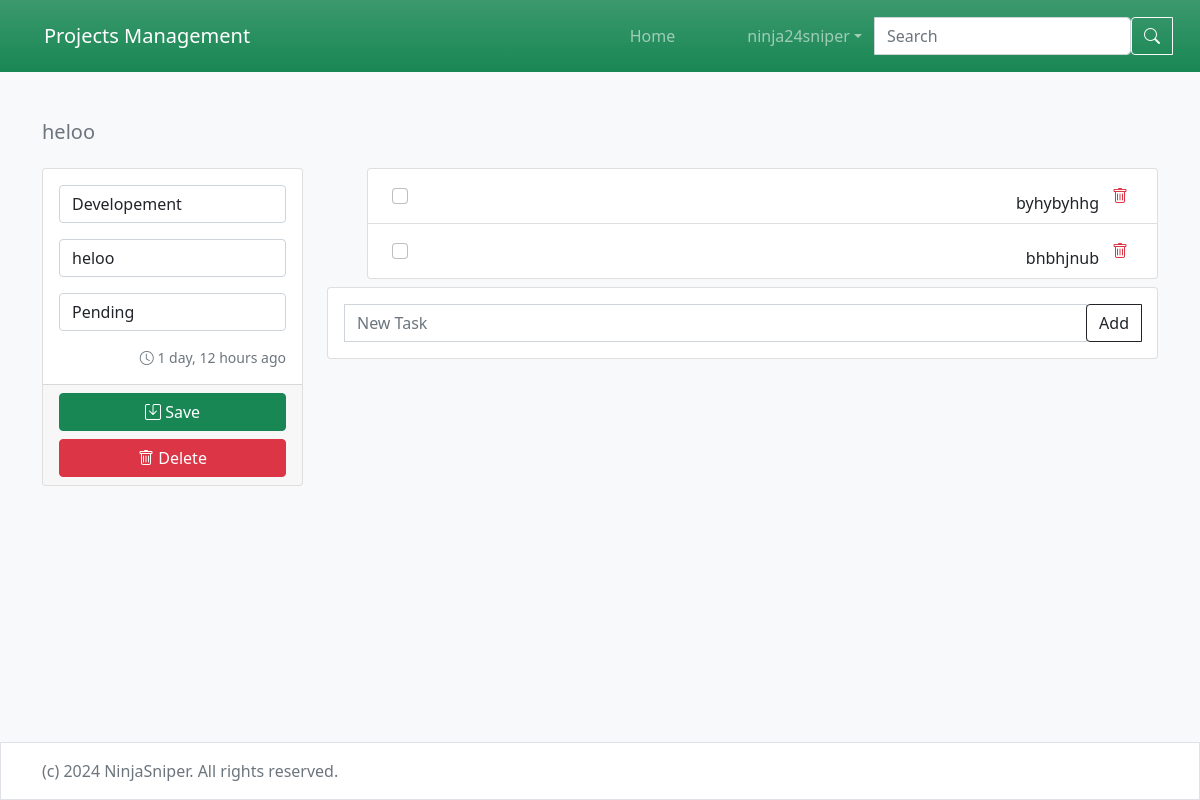
/project/edit/19 (signed in), run on an earlier commit of the app's database.
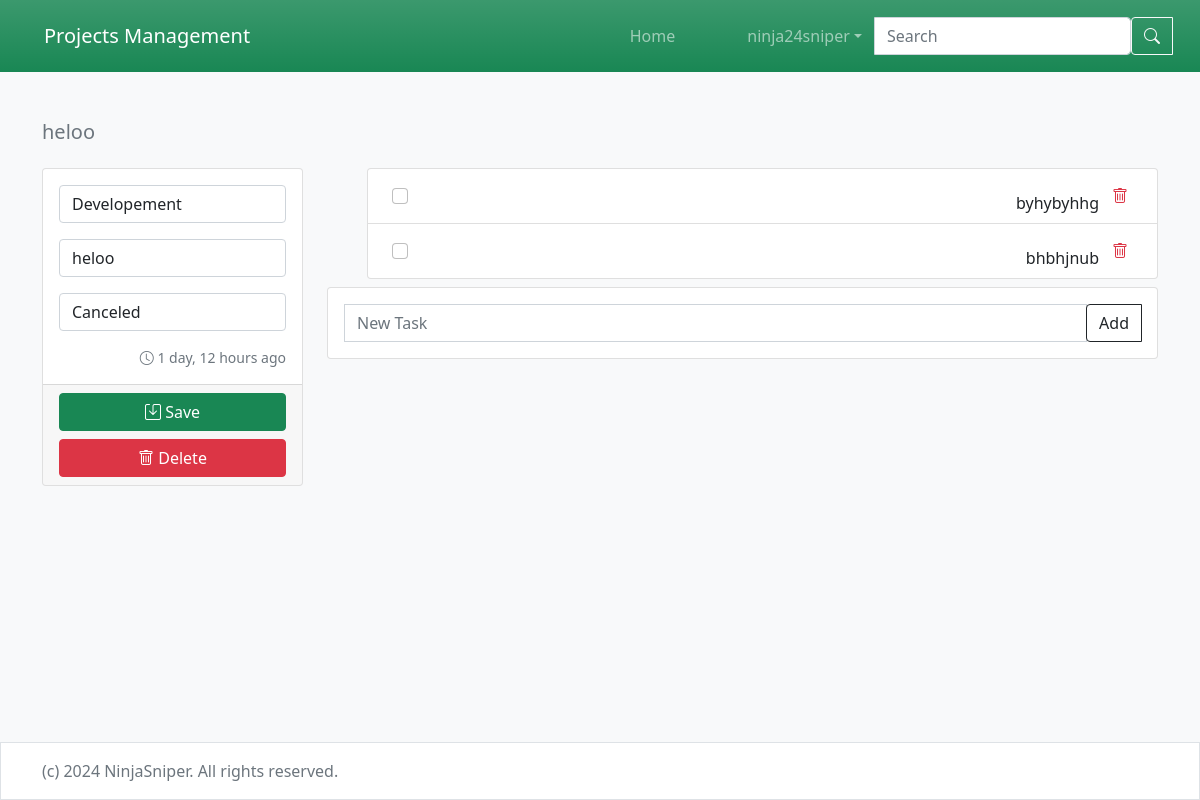
And on a later commit of the database.
### projects/models.py (models this page shows, shortened)
class Project(models.Model) :
    title = models.CharField( max_length=50)
    description = models.TextField()
    status = models.IntegerField(choices = Status.choices, default = Status.PENDING)
    created_at = models.DateTimeField(auto_now_add=True)
    updated_at = models.DateTimeField(auto_now=True)
    category = models.ForeignKey(Category, on_delete=models.PROTECT )
    user = models.ForeignKey(AUTH_USER_MODEL, on_delete=models.CASCADE , null= True)

### projects/views.py (the view, shortened to what this page needs)
# urls.py: path('project/edit/<int:pk>', views.ProjectUpdateView.as_view(), name='Project_update'),
class ProjectUpdateView(LoginRequiredMixin, UserPassesTestMixin, UpdateView):
    model = models.Project
    form_class = forms.ProjectUpdateForm
    template_name = 'project/update.html'
    def test_func(self):
        return self.get_object().user_id == self.request.user.id

### projects/forms.py
class ProjectUpdateForm(forms.ModelForm):
   class Meta:
       model = models.Project
       fields = ['category', 'title', 'status']
       widgets = {
           'category': forms.Select(attrs=attrs),
           'title': forms.TextInput(attrs=attrs),
           'status' : forms.Select(attrs=attrs),
       }

### projects/models.py (called while the page is built)
    def __str__(self):
        return self.name

### projects/templates/project/update.html (shortened to what this page needs)
{% extends "base.html" %}
{% load humanize %}
{% load i18n %}
{% block content %}
    <nav aria-label="breadcrumb">
        <ol class="breadcrumb">
            <li class="breadcrumb-item active" aria-current="page">
                <h5>
                    {{ object.title }}
                </h5>
            </li>
        </ol>
    </nav>
    <div class="row">
        <div class="col-md-3">
            <form method="POST">
                <div class="card">
                    <div class="card-body">
                        {% for field in form %}
                            <div class="mb-3">
                                {{ field }}
                            </div>
                        {% endfor %}
                        <div class="d-flex mt-2">
                            <span class="me-auto text-muted small">
                                <i class="bi bi-clock"></i>
                                <time datetime="{{ project.created_at }}">
                                    {{ object.created_at|naturaltime }}
                                </time>
                            </span>
                        </div>
                    </div>
                        <div class="card-footer">
                            <div class="d-grid gap-2">
                                <button class="btn btn-success" href="{% url 'Project_list'  %}">
                                    <i class="bi bi-save"></i>
                                    {% trans 'Save' %}
                                </button>
                                <a class="btn btn-danger" href="{% url 'Project_delete' object.id %}">
                                    <i class="bi bi-trash"></i>
                                    {% trans 'Delete' %}
                                </a>
                            </div>
                        </div>
                </div>
            </form>
        </div>
        <div class="col-md-9 mt-2 mt-md-0">
            {% include 'project/task.html' with project=object %}
        </div>
    </div>
{% endblock %}

What changed in the data, as far as the page shows it:
changed Project "heloo": status "Pending" → "Canceled"
